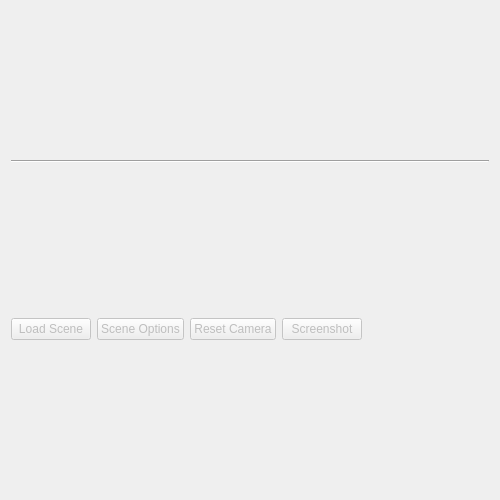
<?xml version="1.0" encoding="UTF-8"?>
<ui version="4.0">
 <class>uiscenedata</class>
 <widget class="QWidget" name="uiscenedata">
  <property name="enabled">
   <bool>true</bool>
  </property>
  <property name="geometry">
   <rect>
    <x>0</x>
    <y>0</y>
    <width>500</width>
    <height>500</height>
   </rect>
  </property>
  <property name="sizePolicy">
   <sizepolicy hsizetype="Preferred" vsizetype="Preferred">
    <horstretch>0</horstretch>
    <verstretch>0</verstretch>
   </sizepolicy>
  </property>
  <property name="minimumSize">
   <size>
    <width>500</width>
    <height>500</height>
   </size>
  </property>
  <property name="windowTitle">
   <string>EMCA</string>
  </property>
  <layout class="QVBoxLayout" name="verticalLayout">
   <property name="sizeConstraint">
    <enum>QLayout::SetDefaultConstraint</enum>
   </property>
   <item>
    <layout class="QVBoxLayout" name="sceneLayout"/>
   </item>
   <item>
    <widget class="Line" name="line">
     <property name="orientation">
      <enum>Qt::Horizontal</enum>
     </property>
    </widget>
   </item>
   <item>
    <layout class="QHBoxLayout" name="horizontalLayout">
     <item>
      <widget class="QPushButton" name="btnLoadScene">
       <property name="enabled">
        <bool>false</bool>
       </property>
       <property name="text">
        <string>Load Scene</string>
       </property>
      </widget>
     </item>
     <item>
      <widget class="QPushButton" name="btnSceneOptions">
       <property name="enabled">
        <bool>false</bool>
       </property>
       <property name="text">
        <string>Scene Options</string>
       </property>
      </widget>
     </item>
     <item>
      <widget class="QPushButton" name="btnReset">
       <property name="enabled">
        <bool>false</bool>
       </property>
       <property name="text">
        <string>Reset Camera</string>
       </property>
      </widget>
     </item>
     <item>
      <widget class="QPushButton" name="btnScreenshot">
       <property name="enabled">
        <bool>false</bool>
       </property>
       <property name="text">
        <string>Screenshot</string>
       </property>
      </widget>
     </item>
     <item>
      <spacer name="horizontalSpacer">
       <property name="orientation">
        <enum>Qt::Horizontal</enum>
       </property>
       <property name="sizeHint" stdset="0">
        <size>
         <width>40</width>
         <height>20</height>
        </size>
       </property>
      </spacer>
     </item>
    </layout>
   </item>
  </layout>
 </widget>
 <resources/>
 <connections/>
</ui>
